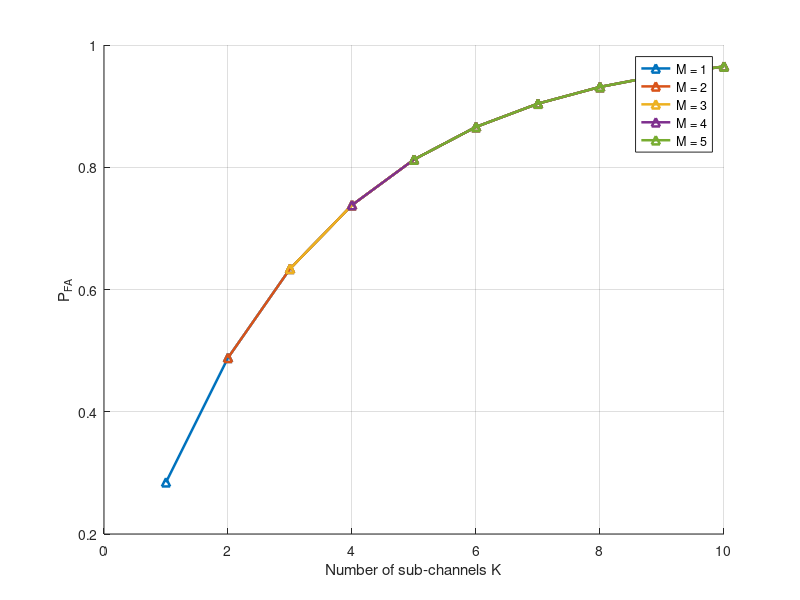
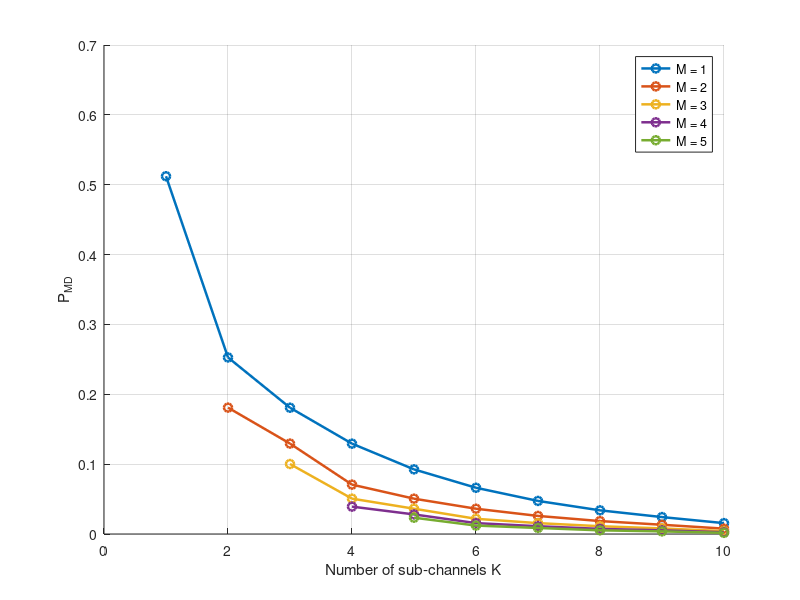
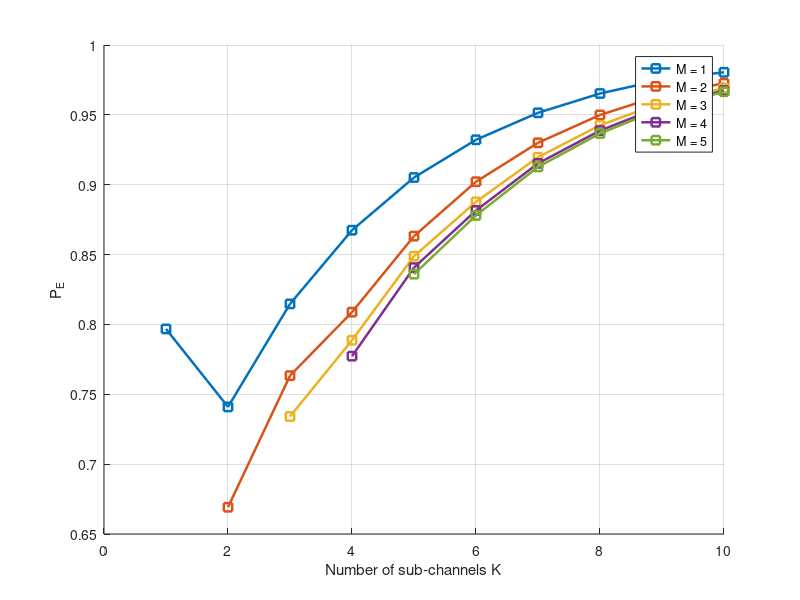

Here is the MATLAB script that generated these plots, in order:
clc;
clearvars;

%% ================== THAM SỐ HỆ THỐNG ==================
Kmax = 10;                 % số sub-channel tối đa
N = 120;                   % số mẫu
sigmaW2 = 1;               % nhiễu Willie
tau = 1.05 * sigmaW2;      % ngưỡng phát hiện

%% ================== CÔNG SUẤT PHÁT ==================
Pa = [ ...
    0.05, ...
    0.09, ...
    0.04, ...
    0.08, ...
    0.03, ...
    0.07, ...
    0.025, ...
    0.06, ...
    0.015, ...
    0.1 ];

%% ================== HÀM TOÁN ==================
gamma_inc = @(a,x) gammainc(x, a, 'lower');

%% ================== MẢNG KẾT QUẢ ==================
P_fa = zeros(Kmax, Kmax);   % P_fa(M,k)
P_md = zeros(Kmax, Kmax);   % P_md(M,k)
P_E  = zeros(Kmax, Kmax);   % P_E(M,k)

%% ================== TÍNH TOÁN (THEO PAPER) ==================
for k = 1:Kmax
    Pa_sorted = sort(Pa(1:k), 'descend');   % chọn kênh mạnh nhất
    % ---- Eq.(13): False Alarm ----
    P_fa(:,k) = 1 - (gamma_inc(N, N*tau/sigmaW2))^k;

    for M = 1:k
        % ---- Eq.(14): Missed Detection (RSCT) ----
        term_signal = prod( ...
            gamma_inc(N, N*tau ./ (Pa_sorted(1:M) + sigmaW2)) );

        term_noise = gamma_inc(N, N*tau/sigmaW2)^(k - M);

        P_md(M,k) = term_signal * term_noise;

        % ---- Eq.(16): Detection Error ----
        P_E(M,k) = P_fa(M,k) + P_md(M,k);
    end
end

K = 1:Kmax;
colors = lines(Kmax);
%% ================== VẼ P_FA ==================
figure; hold on;
for M = 1:5
    plot(M:Kmax, P_fa(M, M:Kmax), '-^', ...
        'LineWidth', 1.8, ...
        'Color', colors(M,:));
end
xlabel('Number of sub-channels K');
ylabel('P_{FA}');
legend(arrayfun(@(x) sprintf('M = %d', x), 1:5, 'UniformOutput', false), ...
       'Location', 'best');
grid on;

%% ================== VẼ P_MD ==================
figure; hold on;
for M = 1:5
    plot(M:Kmax, P_md(M, M:Kmax), '-o', ...
        'LineWidth', 1.8, ...
        'Color', colors(M,:));
end
xlabel('Number of sub-channels K');
ylabel('P_{MD}');
legend(arrayfun(@(x) sprintf('M = %d', x), 1:5, 'UniformOutput', false), ...
       'Location', 'best');
grid on;

%% ================== VẼ P_E ==================
figure; hold on;
for M = 1:5
    plot(M:Kmax, P_E(M, M:Kmax), '-s', ...
        'LineWidth', 1.8, ...
        'Color', colors(M,:));
end
xlabel('Number of sub-channels K');
ylabel('P_{E}');
legend(arrayfun(@(x) sprintf('M = %d', x), 1:5, 'UniformOutput', false), ...
       'Location', 'best');
grid on;
